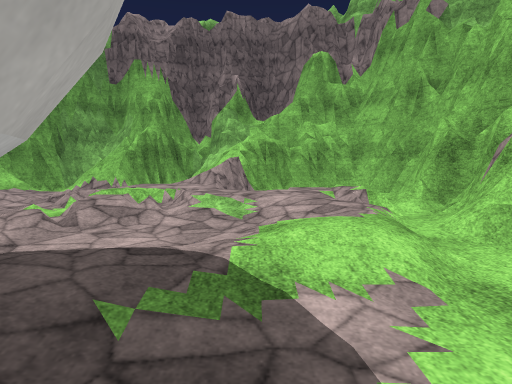
view 1 (above)

12 first-person views from a walk through a 3-D level made in the Unity game engine. The camera is 1.4 m above the floor, tilts 6° down and sees 75° across. The floor is counted in squares, 2 m on a side. Each view is taken from the middle of a square. On the plan, view 1 faces up. The plan holds only what a view shows up to about 10 squares ahead; the rest is blank. The place goes on beyond the plan. Surface patterns are stand-ins for the level's own textures.

view 2
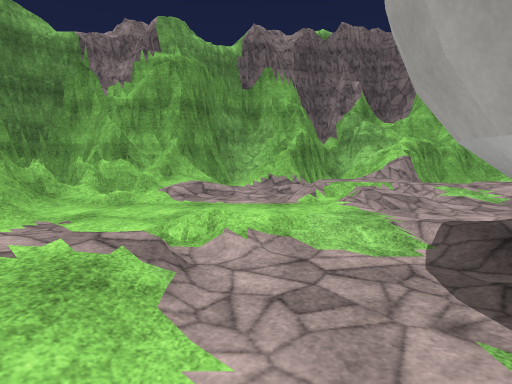

view 3
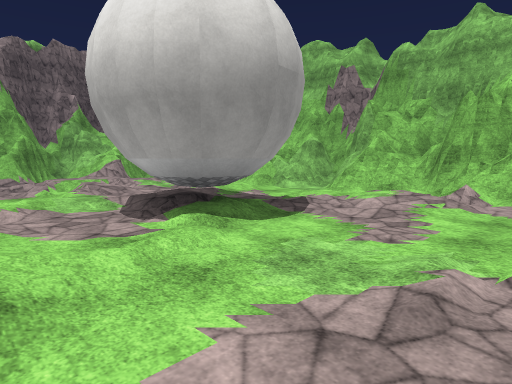

view 4
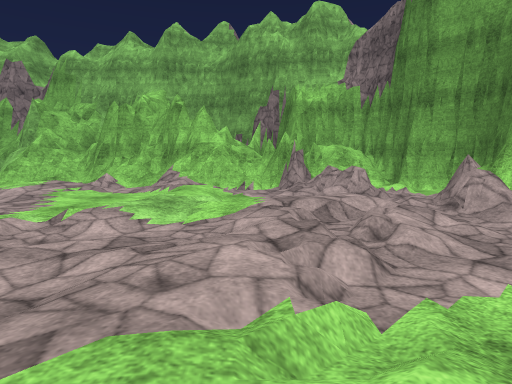

view 5
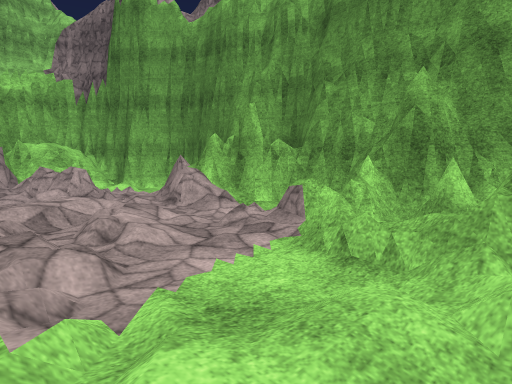

view 6
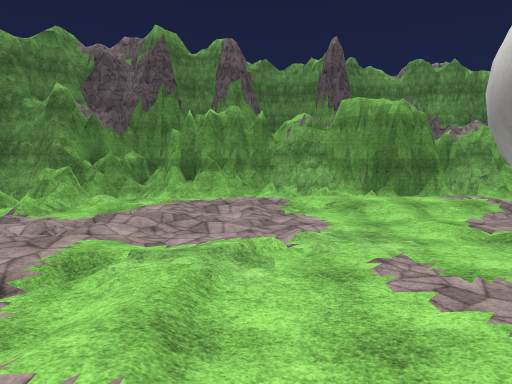

view 7
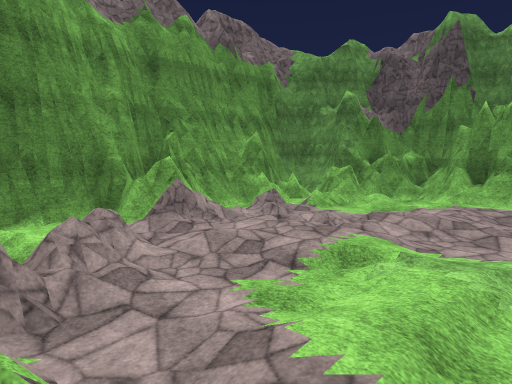

view 8
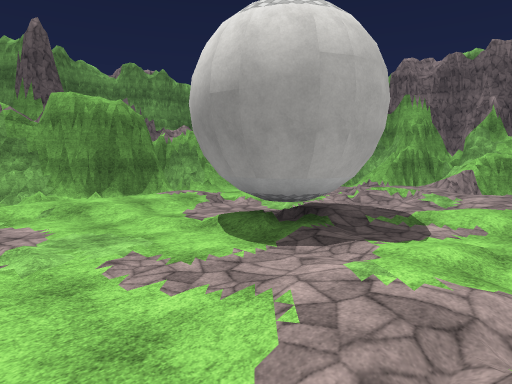

view 9
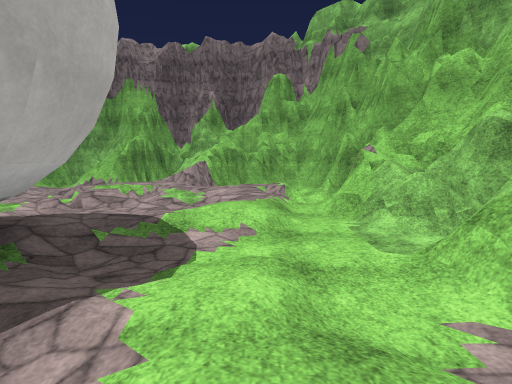

view 10
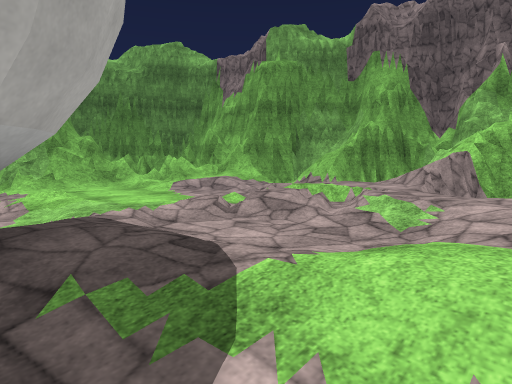

view 11
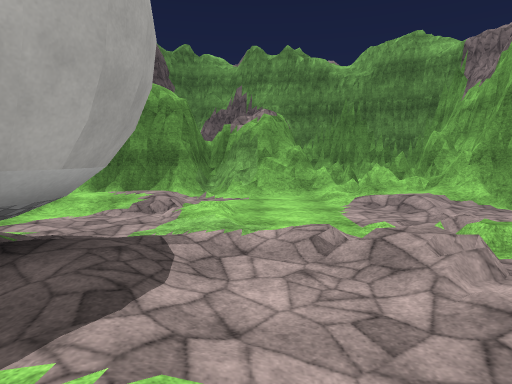

view 12
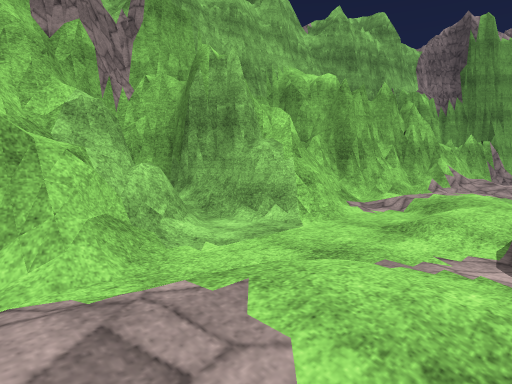

### Floor plan
Key: @ floor where view 1 was taken; # wall or solid block; . main floor; : floor 0.25 m higher than the main floor; + floor 0.5 m higher than the main floor; / step, stairs or slope; = window, fence, low wall or low ledge.
Columns run from 9 left of view 1 to 4 right of it. Each row starts with its distance up from view 1.
  9      #####
  8  ######.####
  7  ##=/.=/##/##
  6 =#=/+./++.//#
  5 #=//..///++/#
  4 ##...../.:+.##
  3 ##/:..:../+/=#
  2  #...::++::.=#
  1  ##++..##...##
  0  ##/+..##@+.##
 -1  ##:+::..:+/=#
 -2  #=+/....:+/##
 -3  #=/........##
 -4  #=/+:./:.//#
 -5  ##/+:..+:/##
 -6  ##:/+:+/..##
 -7   #::.//+./##
 -8   ###:.::/==#
 -9   ##==//=:/=#
-10    =#####..##
-11        #####

Where each view was taken, in squares from view 1:
view 1: 0 up, 0 right, facing up
view 2: 1 down, 4 left, facing up
view 3: 4 down, 5 left, facing up-right
view 4: 6 down, 6 left, facing right
view 5: 6 down, 6 left, facing down-right
view 6: 4 down, 2 right, facing left
view 7: 4 down, 2 right, facing down-left
view 8: 4 down, 2 right, facing up-left
view 9: 2 down, 1 right, facing up
view 10: 1 up, 1 right, facing up-left
view 11: 3 up, 1 right, facing left
view 12: 4 up, 0 right, facing down-right
